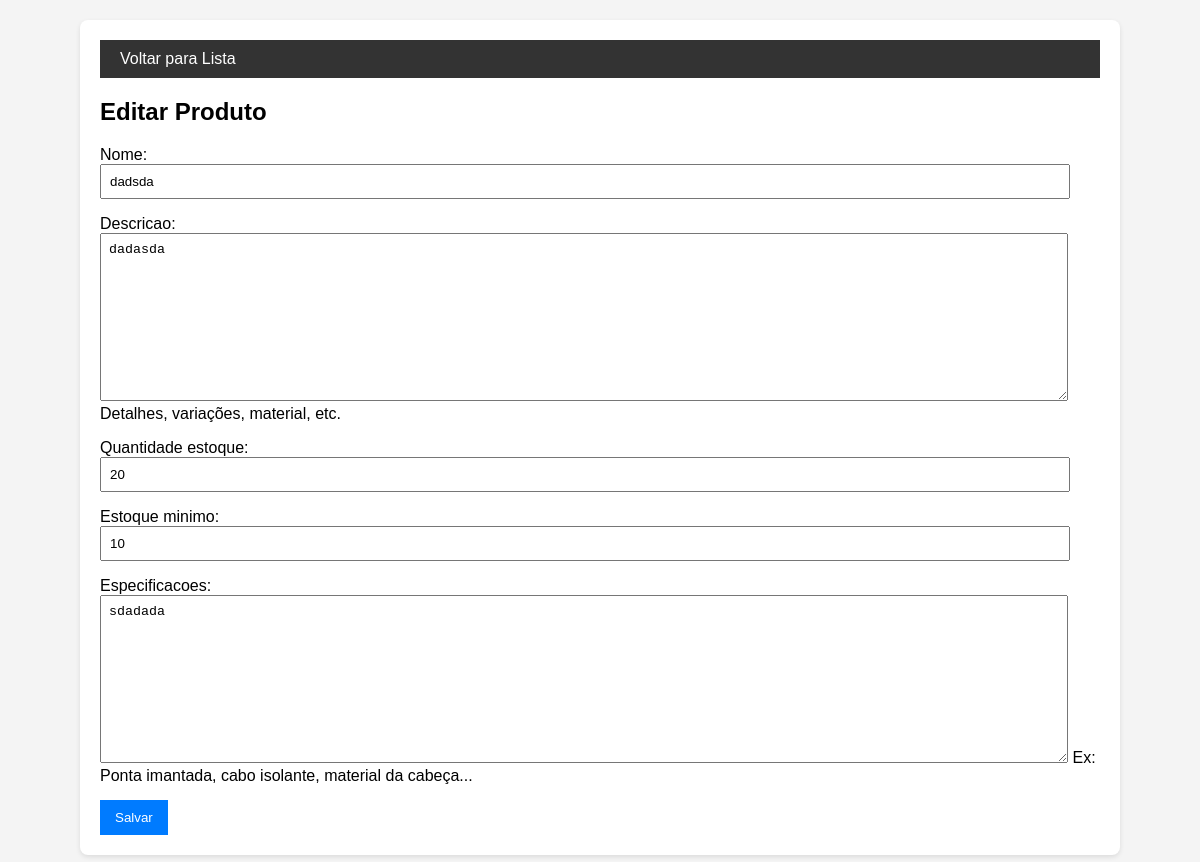
The page /produtos/editar/2/ (signed in) on the database its author committed.
### produtos/models.py (models this page shows, shortened)
class Produto(models.Model):
    nome = models.CharField(max_length=100, unique=True)
    descricao = models.TextField(blank=True, null=True, help_text="Detalhes, variações, material, etc.")
    quantidade_estoque = models.PositiveIntegerField(default=0)
    estoque_minimo = models.PositiveIntegerField(default=10)
    especificacoes = models.TextField(blank=True, null=True, help_text="Ex: Ponta imantada, cabo isolante, material da cabeça...")

### produtos/views.py (the view)
# urls.py: path('editar/<int:pk>/', views.editar_produto, name='editar_produto'),
@login_required
def editar_produto(request, pk):
    produto = get_object_or_404(Produto, pk=pk) # Busca o produto ou retorna 404
    if request.method == 'POST':
        form = ProdutoForm(request.POST, instance=produto)
        if form.is_valid():
            form.save()
            return redirect('lista_produtos')
    else:
        form = ProdutoForm(instance=produto)
    return render(request, 'produtos/form_produto.html', {'form': form, 'titulo': 'Editar Produto'})

### produtos/forms.py
class ProdutoForm(forms.ModelForm):
    class Meta:
        model = Produto
        fields = ['nome', 'descricao', 'quantidade_estoque', 'estoque_minimo', 'especificacoes']

### templates/produtos/form_produto.html (shortened to what this page needs)
{% extends 'base.html' %}
{% block content %}
    <nav>
        <a href="{% url 'lista_produtos' %}">Voltar para Lista</a>
    </nav>
    <h2>{{ titulo }}</h2>
    <form method="post">
        {{ form.as_p }}
        <button type="submit">Salvar</button>
    </form>
{% endblock %}

### templates/base.html (style rules this page uses)
body { font-family: Arial, sans-serif; margin: 20px; background-color: #f4f4f4; }
nav { background-color: #333; padding: 10px; margin-bottom: 20px; }
nav a { color: white; padding: 10px; text-decoration: none; }
form p { margin-bottom: 15px; }
input, select, textarea { width: 95%; padding: 8px; }
button { padding: 10px 15px; background-color: #007bff; color: white; border: none; cursor: pointer; }

### rows shown on the page
Produto: nome "dadsda", descricao "dadasda", quantidade_estoque "20", estoque_minimo "10", especificacoes "sdadada"

### other values the page prints
{{ titulo }} "Editar Produto"
